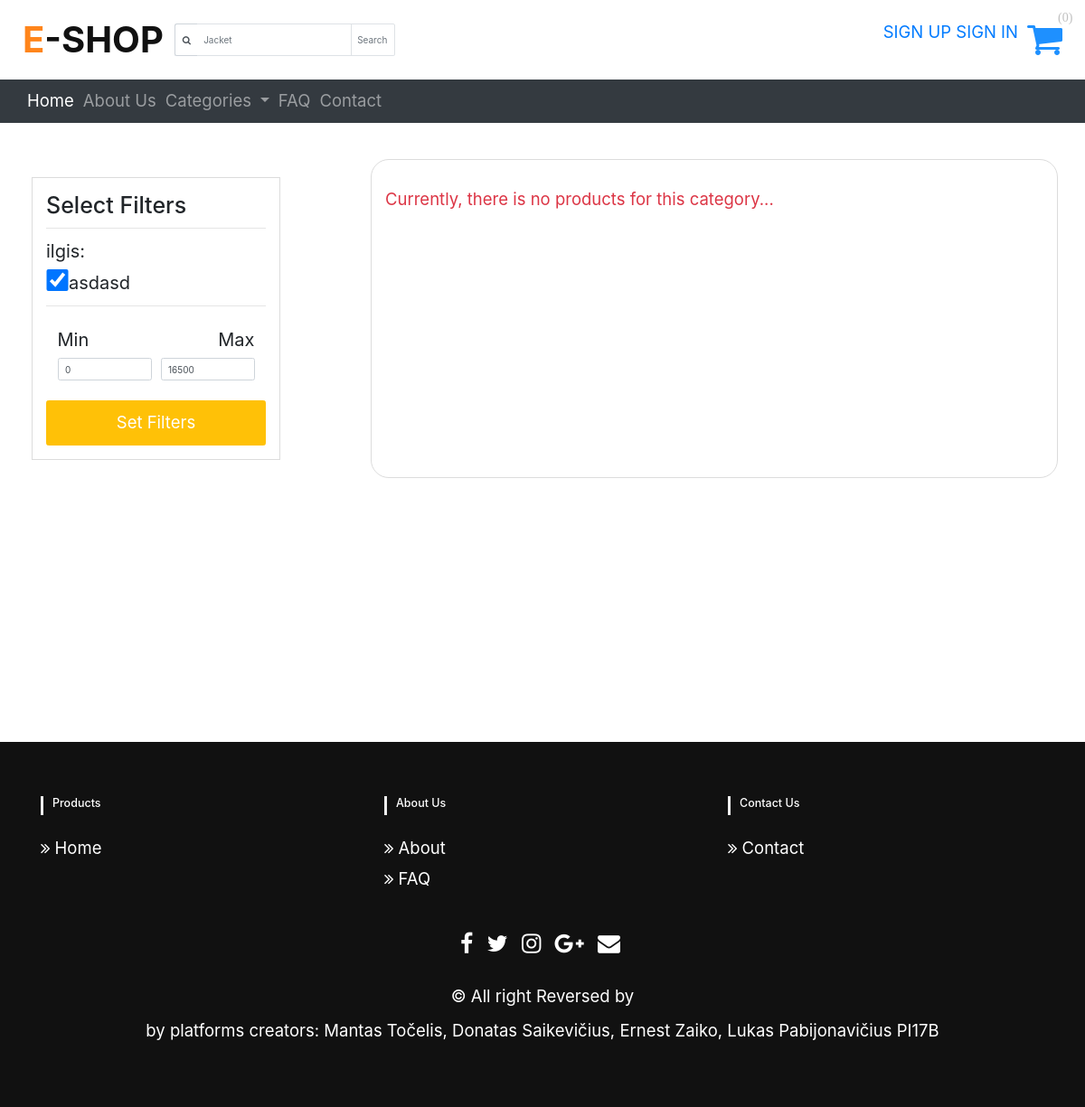
Page /products/filter/3 on the earlier database version.
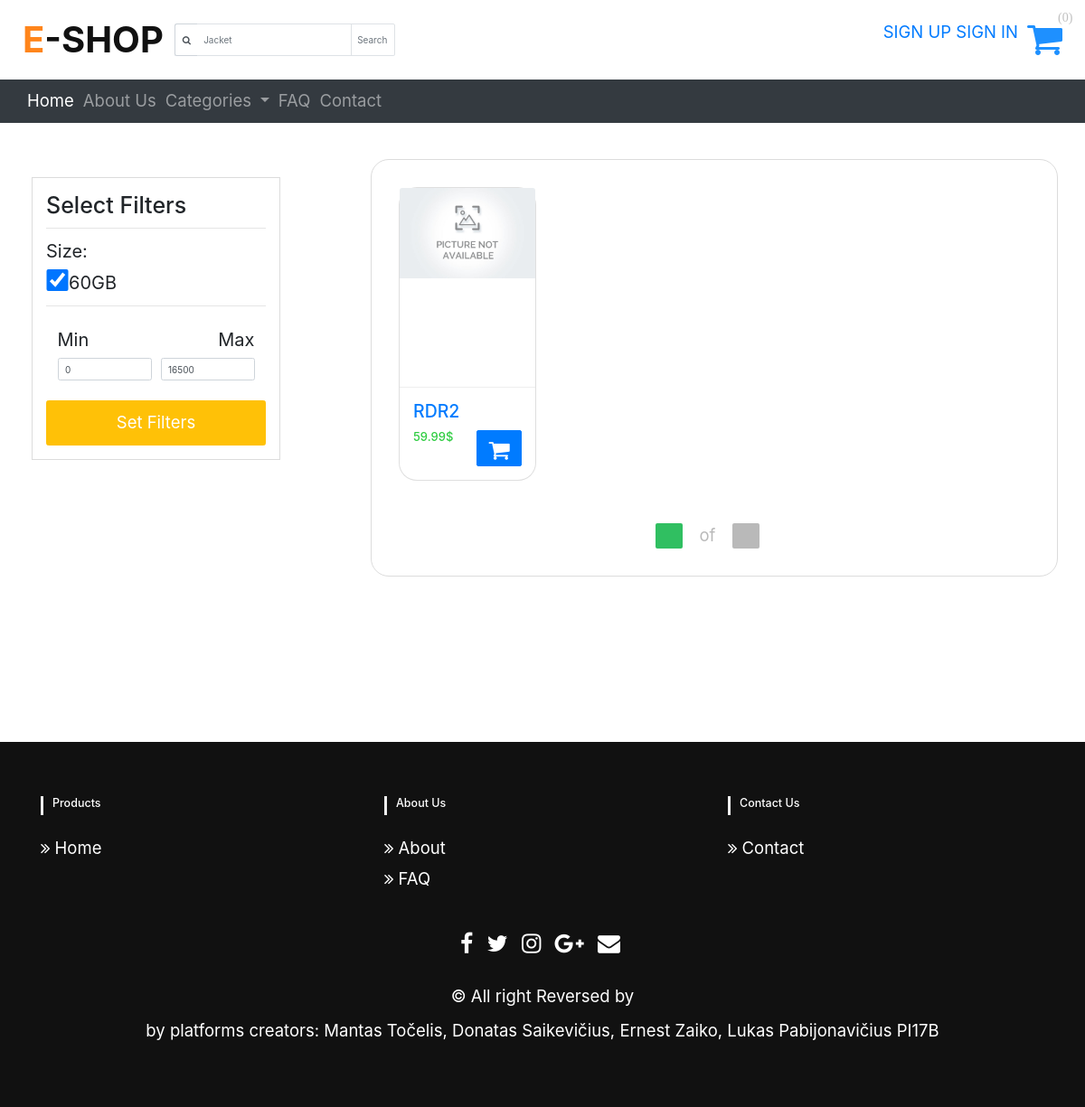
Same page on the later database version.
### products/models.py (models this page shows, shortened)
class Property(models.Model):
    name = models.CharField(max_length=60)
    description = models.CharField(max_length=1000, blank=True)
    product = models.ForeignKey(Product, on_delete=models.CASCADE)

class Product(models.Model):
    title = models.CharField(max_length=30)
    price = models.DecimalField(decimal_places=2, max_digits=7, default=0)
    productCode = models.CharField(max_length=30, default="")
    categories = models.ForeignKey(Category, default=1, blank=True, on_delete=models.CASCADE)
    quantity = models.PositiveIntegerField(default=0)

### frontend/views.py (the view)
def filter_by_category(request, category_id):
    products = product_helpers.filter_by_category(request, category_id)
    attributes = Property.objects.filter(product__in=products).order_by(
        'name').values('name', 'description')
    attributes_temp = []
    lastName = ""
    for att in attributes:
        if att['name'] == lastName:
            attributes_temp.append(att)
        else:
            lastName = att['name']
            attributes_temp.append({'globalName': att['name']})
            attributes_temp.append(att)
    return render(request, 'frontend/home.html', {"products": products, 'propertiesCust': attributes_temp})

### eshop/context_processors.py (called while the page is built)
def categories_list(request):
    categories_list = Category.objects.filter(level__lte=1)
    return {'categories': categories_list}

def properties_list(request):
    attributes = Property.objects.order_by(
        'name').values('name', 'description').distinct()
    attributes_temp = []
    lastName = ""
    for att in attributes:
        if att['name'] == lastName:
            attributes_temp.append(att)
        else:
            lastName = att['name']
            attributes_temp.append({'globalName': att['name']})
            attributes_temp.append(att)
    return {'properties': attributes_temp}

### products/views.py (called while the page is built)
def filter_by_category(request, category_id):
    categories = Category.objects.get(
        pk=category_id).get_descendants(include_self=True)
    product_list = Product.objects.filter(categories__in=categories)
    return product_list

### frontend/templates/frontend/home.html (shortened to what this page needs)
{% extends "frontend/base.html" %} {% block content %}
<div class="container-fluid">
  <div class="row p-4 justify-content-between">
    <div class="col-md-3 side-menu-container">
      <div class="row ">
        <div class="container p-4" style="border: 1px solid gainsboro">
          {% include "frontend/components/filterSide.html" %}
        </div>
      </div>
    </div>
    <div class="col-md-8 product-container ">
      <div class="row flex-column  ">
        <div class="col">
          <div class="row">
              {% include "frontend/components/products.html" %}
          </div>
        </div>
        {% if products %}
        <div class="col justify-content-center pagination">
          {% include "frontend/components/product-pagination.html" %}
        </div>
        {% endif %}
      </div>
    </div>
    {% endblock %}

### frontend/templates/frontend/components/filterSide.html
<div class="cardx">
    <h1>Select Filters</h1>
    <hr />
    <form method="GET" action="/filter/">
        <div class="d-flex flex-column justify-content-around ">
            {% if propertiesCust %}
                {% for prop in propertiesCust %}
                    <div class="d-flex flex-row justify-content-between">
                        {% if prop.globalName %}
                            <div>
                                <label>{{prop.globalName}}:</label>
                            </div>
                        {% else %}
                            <div class="d-flex flex-row">
                                    <span class="check-input"><input   class="form-control" type="checkbox" name="{{prop.name}}" value="{{prop.description}}" id="prop-{{prop.pk}}" checked></span>
                                    <span>{{prop.description}}</span>
                            </div>
                        {% endif %}
                    </div>
                {% endfor %}
            {% else %}
                {% for prop in properties %}
                    <div class="d-flex flex-row justify-content-between" >
                    {% if prop.globalName %}
                        <div>
                            <label>{{prop.globalName}}:</label>
                        </div>
                    {% else %}
                        <div class="d-flex flex-row">
                                <span class="check-input"><input   id="prop-{{prop.pk}}" class="form-control" type="checkbox" name="{{prop.name}}" value="{{prop.description}}" checked></span>
                                <span>{{prop.description}}</span>
                        </div>
                    {% endif %}
                    </div>
                {% endfor %}
        {% endif %}
        </div>
        <hr/>
        <div class="filter-content">
            <div class="card-body">
                <div class="form-row">
                    <div class="form-group col-md-6">
                        <label>Min</label>
                        <input value="0" name="minPrice" type="number" class="form-control" id="inputEmail4" placeholder="$0" />
                    </div>
                    <div class="form-group col-md-6 text-right">
                        <label>Max</label>
                        <input  value="16500" name="maxPrice" type="number" class="form-control" placeholder="$1,0000" />
                    </div>
                </div>
            </div>
        </div>
        <button class="btn btn-warning text-white update-prop-btn"  id="update-prop-btn" type="submit">Set Filters</button>
    </form>
</div>

### frontend/templates/frontend/components/products.html (shortened to what this page needs)
{% if products %} {% for product in products %}
<div class="col-md-3">
  <figure class="card card-product">
    <a class="img-wrap" href="{% url 'product-view' product_id=product.id %}">
      {% if product.productimage_set.first %}
      <img src="{{ product.productimage_set.first.image.url }}" />
      {% else %}
      <img src="/media/other/default-image.png" />
      {% endif %}
    </a>
    <figcaption class="info-wrap">
      <h6 class="title text-dots">
        <a href="{% url 'product-view' product_id=product.id %}"
          >{{product.title}}</a
        >
      </h6>
      <div class="action-wrap">
        <a
          href="{% url 'product-view' product_id=product.id %}"
          class="btn btn-primary btn-sm float-right cart-logo"
        >
          <i class="fa fa-shopping-cart"></i>
        </a>
        <div class="price-wrap h5">
          <span class="price-new">{{product.price}}$</span>
        </div>
      </div>
    </figcaption>
  </figure>
</div>
{% endfor %} {% else %}
<p class="text-danger">Currently, there is no products for this category...</p>
{% endif %}

Differences in the rows shown:
no longer on this page (row unchanged): Property: globalName "ilgis", description "asdasd", shown under "Select Filters"
added Property: globalName "Size", description "60GB", shown under "Select Filters"
added Product: title "RDR2", price "59.99"
Other differences:
text no longer shown: "Currently, there is no products for this category..."
text now shown: "of"
